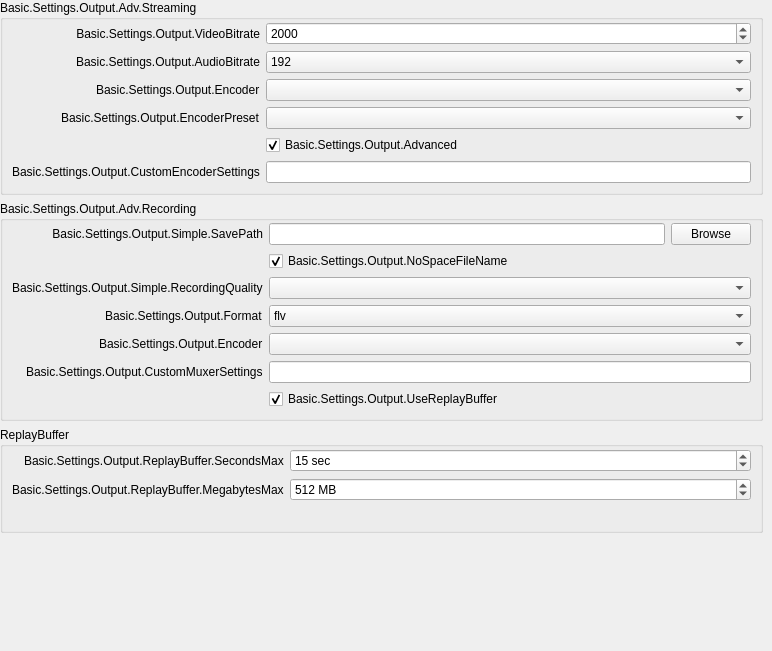
                  <widget class="QWidget" name="scrollAreaWidgetContents_3">
                   <property name="geometry">
                    <rect>
                     <x>0</x>
                     <y>0</y>
                     <width>772</width>
                     <height>651</height>
                    </rect>
                   </property>
                   <property name="sizePolicy">
                    <sizepolicy hsizetype="Preferred" vsizetype="Preferred">
                     <horstretch>0</horstretch>
                     <verstretch>0</verstretch>
                    </sizepolicy>
                   </property>
                   <layout class="QVBoxLayout" name="verticalLayout_52">
                    <property name="leftMargin">
                     <number>0</number>
                    </property>
                    <property name="topMargin">
                     <number>0</number>
                    </property>
                    <property name="rightMargin">
                     <number>9</number>
                    </property>
                    <property name="bottomMargin">
                     <number>0</number>
                    </property>
                    <item>
                     <widget class="QGroupBox" name="simpleStreamingGroupBox">
                      <property name="sizePolicy">
                       <sizepolicy hsizetype="Preferred" vsizetype="Maximum">
                        <horstretch>0</horstretch>
                        <verstretch>0</verstretch>
                       </sizepolicy>
                      </property>
                      <property name="title">
                       <string>Basic.Settings.Output.Adv.Streaming</string>
                      </property>
                      <layout class="QFormLayout" name="simpleStreamingLayout">
                       <property name="fieldGrowthPolicy">
                        <enum>QFormLayout::AllNonFixedFieldsGrow</enum>
                       </property>
                       <property name="labelAlignment">
                        <set>Qt::AlignRight|Qt::AlignTrailing|Qt::AlignVCenter</set>
                       </property>
                       <property name="leftMargin">
                        <number>9</number>
                       </property>
                       <property name="topMargin">
                        <number>2</number>
                       </property>
                       <property name="rightMargin">
                        <number>9</number>
                       </property>
                       <property name="bottomMargin">
                        <number>9</number>
                       </property>
                       <item row="0" column="0">
                        <widget class="QLabel" name="label_19">
                         <property name="minimumSize">
                          <size>
                           <width>170</width>
                           <height>0</height>
                          </size>
                         </property>
                         <property name="text">
                          <string>Basic.Settings.Output.VideoBitrate</string>
                         </property>
                         <property name="alignment">
                          <set>Qt::AlignRight|Qt::AlignTrailing|Qt::AlignVCenter</set>
                         </property>
                         <property name="buddy">
                          <cstring>simpleOutputVBitrate</cstring>
                         </property>
                        </widget>
                       </item>
                       <item row="0" column="1">
                        <widget class="QSpinBox" name="simpleOutputVBitrate">
                         <property name="minimum">
                          <number>200</number>
                         </property>
                         <property name="maximum">
                          <number>1000000</number>
                         </property>
                         <property name="value">
                          <number>2000</number>
                         </property>
                        </widget>
                       </item>
                       <item row="1" column="0">
                        <widget class="QLabel" name="label_20">
                         <property name="text">
                          <string>Basic.Settings.Output.AudioBitrate</string>
                         </property>
                         <property name="buddy">
                          <cstring>simpleOutputABitrate</cstring>
                         </property>
                        </widget>
                       </item>
                       <item row="1" column="1">
                        <widget class="QComboBox" name="simpleOutputABitrate">
                         <property name="currentIndex">
                          <number>8</number>
                         </property>
                         <item>
                          <property name="text">
                           <string>32</string>
                          </property>
                         </item>
                         <item>
                          <property name="text">
                           <string>48</string>
                          </property>
                         </item>
                         <item>
                          <property name="text">
                           <string>64</string>
                          </property>
                         </item>
                         <item>
                          <property name="text">
                           <string>80</string>
                          </property>
                         </item>
                         <item>
                          <property name="text">
                           <string>96</string>
                          </property>
                         </item>
                         <item>
                          <property name="text">
                           <string>112</string>
                          </property>
                         </item>
                         <item>
                          <property name="text">
                           <string>128</string>
                          </property>
                         </item>
                         <item>
                          <property name="text">
                           <string>160</string>
                          </property>
                         </item>
                         <item>
                          <property name="text">
                           <string>192</string>
                          </property>
                         </item>
                         <item>
                          <property name="text">
                           <string>256</string>
                          </property>
                         </item>
                         <item>
                          <property name="text">
                           <string>320</string>
                          </property>
                         </item>
                        </widget>
                       </item>
                       <item row="2" column="0">
                        <widget class="QLabel" name="simpleOutStrEncoderLabel">
                         <property name="text">
                          <string>Basic.Settings.Output.Encoder</string>
                         </property>
                         <property name="buddy">
                          <cstring>simpleOutRecEncoder</cstring>
                         </property>
                        </widget>
                       </item>
                       <item row="2" column="1">
                        <widget class="QComboBox" name="simpleOutStrEncoder"/>
                       </item>
                       <item row="3" column="0">
                        <widget class="QLabel" name="simpleOutPresetLabel">
                         <property name="enabled">
                          <bool>true</bool>
                         </property>
                         <property name="text">
                          <string>Basic.Settings.Output.EncoderPreset</string>
                         </property>
                         <property name="buddy">
                          <cstring>simpleOutPreset</cstring>
                         </property>
                        </widget>
                       </item>
                       <item row="3" column="1">
                        <widget class="QComboBox" name="simpleOutPreset"/>
                       </item>
                       <item row="4" column="1">
                        <widget class="QCheckBox" name="simpleOutAdvanced">
                         <property name="text">
                          <string>Basic.Settings.Output.Advanced</string>
                         </property>
                         <property name="checked">
                          <bool>true</bool>
                         </property>
                        </widget>
                       </item>
                       <item row="5" column="0">
                        <widget class="QLabel" name="label_23">
                         <property name="text">
                          <string>Basic.Settings.Output.CustomEncoderSettings</string>
                         </property>
                         <property name="buddy">
                          <cstring>simpleOutCustom</cstring>
                         </property>
                        </widget>
                       </item>
                       <item row="5" column="1">
                        <widget class="QLineEdit" name="simpleOutCustom"/>
                       </item>
                      </layout>
                     </widget>
                    </item>
                    <item>
                     <widget class="QGroupBox" name="simpleRecordingGroupBox">
                      <property name="sizePolicy">
                       <sizepolicy hsizetype="Preferred" vsizetype="Maximum">
                        <horstretch>0</horstretch>
                        <verstretch>0</verstretch>
                       </sizepolicy>
                      </property>
                      <property name="title">
                       <string>Basic.Settings.Output.Adv.Recording</string>
                      </property>
                      <layout class="QFormLayout" name="formLayout_6">
                       <property name="fieldGrowthPolicy">
                        <enum>QFormLayout::AllNonFixedFieldsGrow</enum>
                       </property>
                       <property name="labelAlignment">
                        <set>Qt::AlignRight|Qt::AlignTrailing|Qt::AlignVCenter</set>
                       </property>
                       <property name="leftMargin">
                        <number>9</number>
                       </property>
                       <property name="topMargin">
                        <number>2</number>
                       </property>
                       <property name="rightMargin">
                        <number>9</number>
                       </property>
                       <property name="bottomMargin">
                        <number>9</number>
                       </property>
                       <item row="0" column="0">
                        <widget class="QLabel" name="label_18">
                         <property name="minimumSize">
                          <size>
                           <width>170</width>
                           <height>0</height>
                          </size>
                         </property>
                         <property name="text">
                          <string>Basic.Settings.Output.Simple.SavePath</string>
                         </property>
                         <property name="alignment">
                          <set>Qt::AlignRight|Qt::AlignTrailing|Qt::AlignVCenter</set>
                         </property>
                         <property name="buddy">
                          <cstring>simpleOutputPath</cstring>
                         </property>
                        </widget>
                       </item>
                       <item row="0" column="1">
                        <layout class="QHBoxLayout" name="horizontalLayout_5">
                         <item>
                          <widget class="QLineEdit" name="simpleOutputPath">
                           <property name="enabled">
                            <bool>true</bool>
                           </property>
                          </widget>
                         </item>
                         <item>
                          <widget class="QPushButton" name="simpleOutputBrowse">
                           <property name="enabled">
                            <bool>true</bool>
                           </property>
                           <property name="text">
                            <string>Browse</string>
                           </property>
                          </widget>
                         </item>
                        </layout>
                       </item>
                       <item row="1" column="1">
                        <widget class="QCheckBox" name="simpleNoSpace">
                         <property name="text">
                          <string>Basic.Settings.Output.NoSpaceFileName</string>
                         </property>
                         <property name="checked">
                          <bool>true</bool>
                         </property>
                        </widget>
                       </item>
                       <item row="2" column="0">
                        <widget class="QLabel" name="label_26">
                         <property name="text">
                          <string>Basic.Settings.Output.Simple.RecordingQuality</string>
                         </property>
                         <property name="buddy">
                          <cstring>simpleOutRecQuality</cstring>
                         </property>
                        </widget>
                       </item>
                       <item row="2" column="1">
                        <widget class="QComboBox" name="simpleOutRecQuality"/>
                       </item>
                       <item row="3" column="0">
                        <widget class="QLabel" name="simpleOutRecFormatLabel">
                         <property name="text">
                          <string>Basic.Settings.Output.Format</string>
                         </property>
                         <property name="buddy">
                          <cstring>simpleOutRecFormat</cstring>
                         </property>
                        </widget>
                       </item>
                       <item row="3" column="1">
                        <widget class="QComboBox" name="simpleOutRecFormat">
                         <item>
                          <property name="text">
                           <string notr="true">flv</string>
                          </property>
                         </item>
                         <item>
                          <property name="text">
                           <string notr="true">mp4</string>
                          </property>
                         </item>
                         <item>
                          <property name="text">
                           <string notr="true">mov</string>
                          </property>
                         </item>
                         <item>
                          <property name="text">
                           <string notr="true">mkv</string>
                          </property>
                         </item>
                         <item>
                          <property name="text">
                           <string notr="true">ts</string>
                          </property>
                         </item>
                         <item>
                          <property name="text">
                           <string notr="true">m3u8</string>
                          </property>
                         </item>
                        </widget>
                       </item>
                       <item row="4" column="0">
                        <widget class="QLabel" name="simpleOutRecEncoderLabel">
                         <property name="text">
                          <string>Basic.Settings.Output.Encoder</string>
                         </property>
                         <property name="buddy">
                          <cstring>simpleOutRecEncoder</cstring>
                         </property>
                        </widget>
                       </item>
                       <item row="4" column="1">
                        <widget class="QComboBox" name="simpleOutRecEncoder"/>
                       </item>
                       <item row="5" column="0">
                        <widget class="QLabel" name="label_420">
                         <property name="text">
                          <string>Basic.Settings.Output.CustomMuxerSettings</string>
                         </property>
                         <property name="buddy">
                          <cstring>simpleOutMuxCustom</cstring>
                         </property>
                        </widget>
                       </item>
                       <item row="5" column="1">
                        <widget class="QLineEdit" name="simpleOutMuxCustom"/>
                       </item>
                       <item row="6" column="1">
                        <widget class="QCheckBox" name="simpleReplayBuf">
                         <property name="text">
                          <string>Basic.Settings.Output.UseReplayBuffer</string>
                         </property>
                         <property name="checked">
                          <bool>true</bool>
                         </property>
                        </widget>
                       </item>
                      </layout>
                     </widget>
                    </item>
                    <item>
                     <widget class="QGroupBox" name="replayBufferGroupBox">
                      <property name="title">
                       <string>ReplayBuffer</string>
                      </property>
                      <layout class="QFormLayout" name="formLayout_24">
                       <property name="fieldGrowthPolicy">
                        <enum>QFormLayout::AllNonFixedFieldsGrow</enum>
                       </property>
                       <property name="labelAlignment">
                        <set>Qt::AlignRight|Qt::AlignTrailing|Qt::AlignVCenter</set>
                       </property>
                       <property name="leftMargin">
                        <number>9</number>
                       </property>
                       <property name="topMargin">
                        <number>2</number>
                       </property>
                       <property name="rightMargin">
                        <number>9</number>
                       </property>
                       <property name="bottomMargin">
                        <number>9</number>
                       </property>
                       <item row="0" column="0">
                        <widget class="QLabel" name="label_35">
                         <property name="text">
                          <string>Basic.Settings.Output.ReplayBuffer.SecondsMax</string>
                         </property>
                        </widget>
                       </item>
                       <item row="0" column="1">
                        <widget class="QSpinBox" name="simpleRBSecMax">
                         <property name="suffix">
                          <string notr="true"> sec</string>
                         </property>
                         <property name="minimum">
                          <number>5</number>
                         </property>
                         <property name="maximum">
                          <number>21600</number>
                         </property>
                         <property name="value">
                          <number>15</number>
                         </property>
                        </widget>
                       </item>
                       <item row="1" column="0">
                        <widget class="QLabel" name="simpleRBMegsMaxLabel">
                         <property name="text">
                          <string>Basic.Settings.Output.ReplayBuffer.MegabytesMax</string>
                         </property>
                        </widget>
                       </item>
                       <item row="1" column="1">
                        <widget class="QSpinBox" name="simpleRBMegsMax">
                         <property name="suffix">
                          <string notr="true"> MB</string>
                         </property>
                         <property name="minimum">
                          <number>20</number>
                         </property>
                         <property name="maximum">
                          <number>8192</number>
                         </property>
                         <property name="value">
                          <number>512</number>
                         </property>
                        </widget>
                       </item>
                       <item row="2" column="1">
                        <widget class="QLabel" name="simpleRBEstimate">
                         <property name="text">
                          <string notr="true"/>
                         </property>
                        </widget>
                       </item>
                      </layout>
                     </widget>
                    </item>
                    <item>
                     <layout class="QVBoxLayout" name="simpleOutInfoLayout">
                      <property name="leftMargin">
                       <number>10</number>
                      </property>
                      <property name="topMargin">
                       <number>10</number>
                      </property>
                      <property name="rightMargin">
                       <number>10</number>
                      </property>
                      <property name="bottomMargin">
                       <number>10</number>
                      </property>
                     </layout>
                    </item>
                    <item>
                     <widget class="QFrame" name="simpleOutputContainer">
                      <property name="minimumSize">
                       <size>
                        <width>0</width>
                        <height>20</height>
                       </size>
                      </property>
                      <layout class="QVBoxLayout" name="verticalLayout_4">
                       <property name="leftMargin">
                        <number>0</number>
                       </property>
                       <property name="topMargin">
                        <number>0</number>
                       </property>
                       <property name="rightMargin">
                        <number>0</number>
                       </property>
                       <property name="bottomMargin">
                        <number>0</number>
                       </property>
                      </layout>
                     </widget>
                    </item>
                    <item>
                     <spacer name="verticalSpacer_2">
                      <property name="orientation">
                       <enum>Qt::Vertical</enum>
                      </property>
                      <property name="sizeHint" stdset="0">
                       <size>
                        <width>20</width>
                        <height>10</height>
                       </size>
                      </property>
                     </spacer>
                    </item>
                   </layout>
                  </widget>
